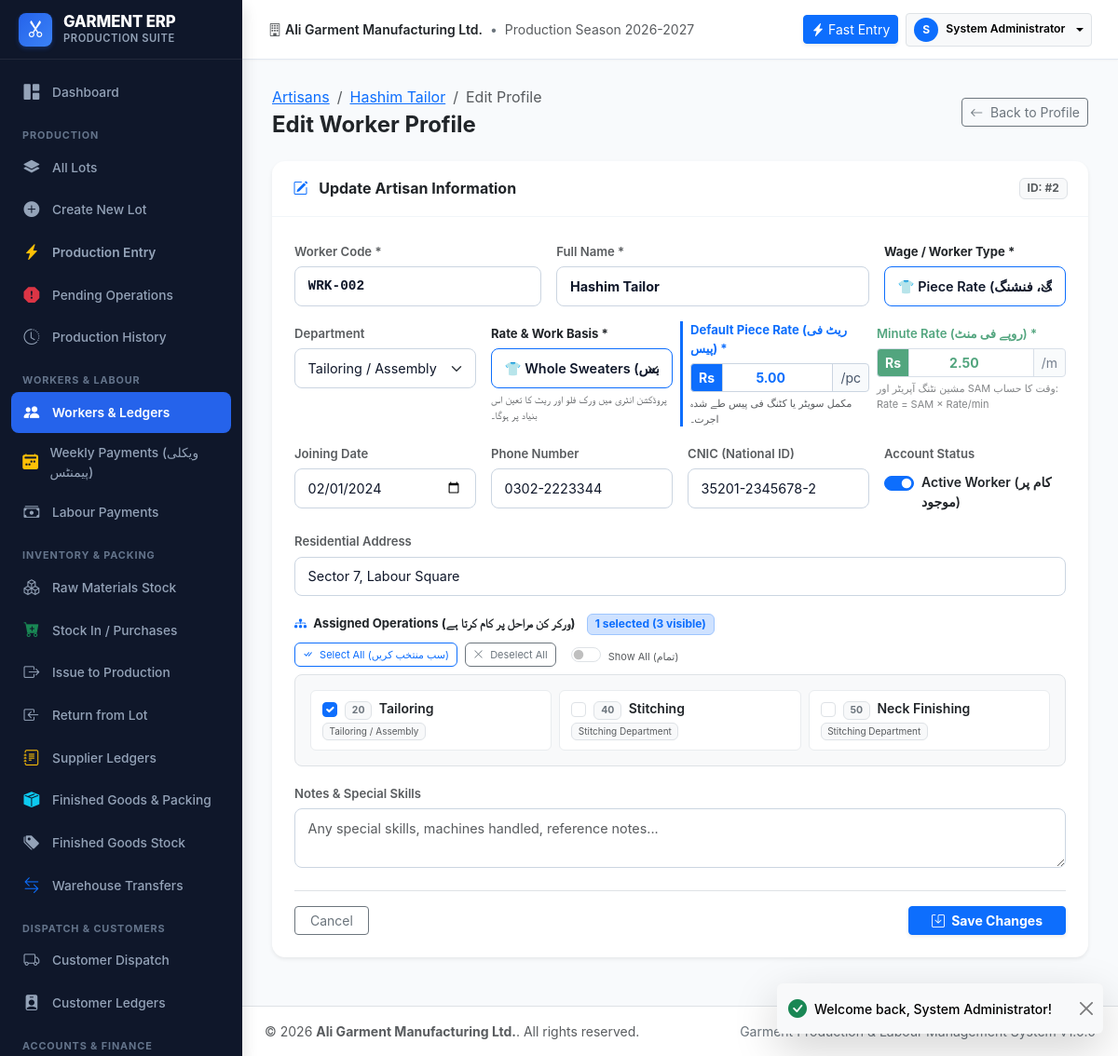
The app's page /modules/workers/edit.php?id=2 (signed in) with its own data.
### tables this page shows
CREATE TABLE `users` (
    `id` INT AUTO_INCREMENT PRIMARY KEY,
    `username` VARCHAR(50) NOT NULL UNIQUE,
    `password_hash` VARCHAR(255) NOT NULL,
    `full_name` VARCHAR(100) NOT NULL,
    `role_id` INT NOT NULL,
    `phone` VARCHAR(30) NULL,
    `email` VARCHAR(100) NULL,
    `is_active` TINYINT(1) NOT NULL DEFAULT 1,
    `created_at` DATETIME NOT NULL DEFAULT CURRENT_TIMESTAMP,
    `updated_at` DATETIME NOT NULL DEFAULT CURRENT_TIMESTAMP ON UPDATE CURRENT_TIMESTAMP,
    FOREIGN KEY (`role_id`) REFERENCES `roles`(`id`)
);

CREATE TABLE `workers` (
    `id` INT AUTO_INCREMENT PRIMARY KEY,
    `code` VARCHAR(40) NOT NULL UNIQUE,
    `name` VARCHAR(120) NOT NULL,
    `phone` VARCHAR(40) NULL,
    `address` TEXT NULL,
    `cnic` VARCHAR(30) NULL,
    `worker_type` VARCHAR(50) NOT NULL DEFAULT 'Piece Rate',
    `department_id` INT NULL,
    `default_rate` DECIMAL(12,2) NOT NULL DEFAULT 0.00,
    `rate_per_minute` DECIMAL(8,2) NOT NULL DEFAULT 2.50,
    `joining_date` DATE NULL,
    `opening_balance` DECIMAL(14,2) NOT NULL DEFAULT 0.00,
    `notes` TEXT NULL,
    `is_active` TINYINT(1) NOT NULL DEFAULT 1,
    `created_at` DATETIME NOT NULL DEFAULT CURRENT_TIMESTAMP,
    FOREIGN KEY (`department_id`) REFERENCES `departments`(`id`) ON DELETE SET NULL
);

CREATE TABLE `departments` (
    `id` INT AUTO_INCREMENT PRIMARY KEY,
    `code` VARCHAR(30) NOT NULL UNIQUE,
    `name` VARCHAR(100) NOT NULL,
    `description` TEXT NULL,
    `is_active` TINYINT(1) NOT NULL DEFAULT 1
);

CREATE TABLE `operations` (
    `id` INT AUTO_INCREMENT PRIMARY KEY,
    `parent_id` INT NULL DEFAULT NULL,
    `code` VARCHAR(40) NOT NULL UNIQUE,
    `name` VARCHAR(100) NOT NULL,
    `description` TEXT NULL,
    `department_id` INT NULL,
    `sequence` INT NOT NULL DEFAULT 10,
    `estimated_minutes` DECIMAL(8,2) NOT NULL DEFAULT 0.00,
    `is_mandatory` TINYINT(1) NOT NULL DEFAULT 1,
    `default_rate` DECIMAL(12,2) NOT NULL DEFAULT 0.00,
    `rate_unit` VARCHAR(30) NOT NULL DEFAULT 'Per piece',
    `quantity_tracking` TINYINT(1) NOT NULL DEFAULT 1,
    `is_active` TINYINT(1) NOT NULL DEFAULT 1,
    FOREIGN KEY (`parent_id`) REFERENCES `operations`(`id`) ON DELETE SET NULL,
    FOREIGN KEY (`department_id`) REFERENCES `departments`(`id`) ON DELETE SET NULL
);

### modules/workers/edit.php (the view, shortened to what the rows shown need)
<?php
require_once __DIR__ . '/../../config/config.php';
require_once __DIR__ . '/../../config/auth.php';
require_login();
$workerId = (int)($_GET['id'] ?? $_GET['worker_id'] ?? 0);
$db = get_db();
$stmt = $db->prepare("SELECT * FROM workers WHERE id = ?");
$stmt->execute([$workerId]);
$worker = $stmt->fetch();
$departments = $db->query("SELECT * FROM departments WHERE is_active = 1 ORDER BY name ASC")->fetchAll();
$operations = $db->query("SELECT o.*,
                                 COALESCE(o.department_id, p_op.department_id) AS effective_dept_id,
                                 d.name AS dept_name
                          FROM operations o
                          LEFT JOIN operations p_op ON o.parent_id = p_op.id
                          LEFT JOIN departments d ON COALESCE(o.department_id, p_op.department_id) = d.id
                          WHERE o.is_active = 1
                          ORDER BY o.sequence ASC, o.id ASC")->fetchAll();
$curOpsStmt = $db->prepare("SELECT operation_id FROM worker_operations WHERE worker_id = ?");
$curOpsStmt->execute([$workerId]);
$currentOpIds = $curOpsStmt->fetchAll(PDO::FETCH_COLUMN);
require_once __DIR__ . '/../../includes/header.php';
?>
<div class="app-main">
    <?php require_once __DIR__ . '/../../includes/topbar.php'; ?>
    <div class="app-content">
        <div class="d-flex flex-column flex-sm-row justify-content-between align-items-sm-center gap-3 mb-4">
            <div>
                <nav aria-label="breadcrumb">
                    <ol class="breadcrumb mb-1 small">
                        <li class="breadcrumb-item"><a href="<?= BASE_URL ?>modules/workers/view.php?id=<?= $worker['id'] ?>"><?= clean($worker['name']) ?></a></li>
                    </ol>
                </nav>
            </div>
        </div>
        <div class="card-modern shadow-sm border-0">
            <div class="card-modern-header d-flex justify-content-between align-items-center">
                <h6 class="fw-bold mb-0 text-dark">
                    <i class="bi bi-pencil-square text-primary me-2"></i> Update Artisan Information
                </h6>
                <span class="badge bg-light text-muted border">ID: #<?= $worker['id'] ?></span>
            </div>
            <div class="card-modern-body p-4">
                <form method="POST" action="">
                    <div class="row g-3 mb-3">
                        <div class="col-12 col-md-4">
                            <label class="form-label fw-semibold small text-muted">Worker Code *</label>
                            <input type="text" name="code" class="form-control form-control-sm font-monospace fw-bold" required value="<?= clean($_POST['code'] ?? $worker['code']) ?>">
                        </div>
                        <div class="col-12 col-md-5">
                            <label class="form-label fw-semibold small text-muted">Full Name *</label>
                            <input type="text" name="name" class="form-control form-control-sm fw-bold" required value="<?= clean($_POST['name'] ?? $worker['name']) ?>">
                        </div>
                        <div class="col-12 col-md-3">
                            <label class="form-label fw-bold text-dark small">Wage / Worker Type *</label>
                            <?php
                            $types = [
                                'Piece Rate' => '👕 Piece Rate (پر پیس ریٹ - کٹنگ، ٹیلرنگ، فنشنگ)',
                                'Minute Rate' => '⏱️ Minute Rate (منٹ ریٹ - مشین آپریٹر ٹائم ریٹ)',
                                'Daily Wage' => '📅 Daily Wage (یومیہ اجرت - فکسڈ فی دن)',
                                'Monthly Salary' => '💼 Monthly Salary (ماہانہ فکسڈ تنخواہ)',
                                'Contractor' => '🤝 Contractor (ٹھیکیدار / کنٹریکٹر)'
                            ];
                            $selType = $_POST['worker_type'] ?? $worker['worker_type'];
                            ?>
                            <select name="worker_type" id="wrk_type" class="form-select form-select-sm fw-semibold border-primary">
                                <?php foreach ($types as $val => $label): ?>
                                    <option value="<?= $val ?>" <?= $selType === $val ? 'selected' : '' ?>><?= $label ?></option>
                                <?php endforeach; ?>
                            </select>
                        </div>
                    </div>
                    <div class="row g-3 mb-3">
                        <div class="col-12 col-md-3">
                            <label class="form-label fw-semibold small text-muted">Department</label>
                            <select name="department_id" id="wrk_dept" class="form-select form-select-sm">
                                <?php
                                $selDept = $_POST['department_id'] ?? $worker['department_id'];
                                foreach ($departments as $d): ?>
                                    <option value="<?= $d['id'] ?>" data-name="<?= strtolower($d['name']) ?>" <?= (int)$selDept === (int)$d['id'] ? 'selected' : '' ?>><?= clean($d['name']) ?></option>
                                <?php endforeach; ?>
                            </select>
                        </div>
                        <div class="col-12 col-md-3" id="grp_piece_rate">
                            <div class="input-group input-group-sm">
                                <span class="input-group-text bg-primary text-white fw-bold">Rs</span>
                                <input type="number" name="default_rate" id="wrk_piece_rate" class="form-control form-control-sm fw-bold text-primary text-center" step="any" min="0" value="<?= clean($_POST['default_rate'] ?? $worker['default_rate']) ?>" placeholder="0.00">
                                <span class="input-group-text" id="unit_piece_rate">/pc</span>
                            </div>
                        </div>
                        <div class="col-12 col-md-3" id="grp_min_rate">
                            <div class="input-group input-group-sm">
                                <span class="input-group-text bg-success text-white fw-bold">Rs</span>
                                <input type="number" name="rate_per_minute" id="wrk_min_rate" class="form-control form-control-sm fw-bold text-success text-center" step="any" min="0.1" required value="<?= clean($_POST['rate_per_minute'] ?? $worker['rate_per_minute']) ?>">
                                <span class="input-group-text">/m</span>
                            </div>
                        </div>
                    </div>
                    <div class="row g-3 mb-3">
                        <div class="col-12 col-md-3">
                            <label class="form-label fw-semibold small text-muted">Joining Date</label>
                            <input type="date" name="joining_date" class="form-control form-control-sm" value="<?= clean($_POST['joining_date'] ?? $worker['joining_date']) ?>">
                        </div>
                        <div class="col-12 col-md-3">
                            <label class="form-label fw-semibold small text-muted">Phone Number</label>
                            <input type="text" name="phone" class="form-control form-control-sm" value="<?= clean($_POST['phone'] ?? $worker['phone']) ?>" placeholder="e.g. 0300-1234567">
                        </div>
                        <div class="col-12 col-md-3">
                            <label class="form-label fw-semibold small text-muted">CNIC (National ID)</label>
                            <input type="text" name="cnic" class="form-control form-control-sm" value="<?= clean($_POST['cnic'] ?? $worker['cnic']) ?>" placeholder="35201-xxxxxxx-x">
                        </div>
                        <div class="col-12 col-md-3">
                            <div class="form-check form-switch mt-1">
                                <input class="form-check-input" type="checkbox" name="is_active" id="is_active" value="1" <?= ($worker['is_active'] ? 'checked' : '') ?>>
                                <label class="form-check-label fw-semibold text-dark small" for="is_active">Active Worker (کام پر موجود)</label>
                            </div>
                        </div>
                    </div>
                    <div class="mb-3">
                        <label class="form-label fw-semibold small text-muted">Residential Address</label>
                        <input type="text" name="address" class="form-control form-control-sm" value="<?= clean($_POST['address'] ?? $worker['address']) ?>" placeholder="Worker residential address or colony">
                    </div>
                    <div class="mb-3">
                        <div class="border rounded-3 p-3 bg-light">
                            <div class="row g-2" id="operations_container">
                                <?php foreach ($operations as $op):
                                    $isAssigned = in_array($op['id'], $currentOpIds);
                                ?>
                                    <div class="col-12 col-sm-6 col-md-4 op-item-wrapper"
                                         data-op-id="<?= $op['id'] ?>"
                                         data-dept-id="<?= $op['effective_dept_id'] ?? '' ?>"
                                         data-dept-name="<?= strtolower($op['dept_name'] ?? '') ?>"
                                         data-op-name="<?= strtolower($op['name']) ?>"
                                         data-init-assigned="<?= $isAssigned ? '1' : '0' ?>">
                                        <div class="form-check p-2 rounded-2 border border-light-subtle bg-white h-100 op-check-card">
                                            <input class="form-check-input wrk-op-checkbox ms-1 me-2" type="checkbox" name="operations[]" value="<?= $op['id'] ?>" id="op_<?= $op['id'] ?>" <?= $isAssigned ? 'checked' : '' ?>>
                                            <label class="form-check-label small fw-semibold text-dark cursor-pointer d-block" for="op_<?= $op['id'] ?>">
                                                <span class="badge bg-light text-secondary border me-1"><?= clean($op['sequence']) ?></span>
                                                <?= clean($op['name']) ?>
                                                <?php if (!empty($op['dept_name'])): ?>
                                                    <span class="badge bg-light text-muted border ms-1 fw-normal d-inline-block" style="font-size: 10px;"><?= clean($op['dept_name']) ?></span>
                                                <?php endif; ?>
                                            </label>
                                        </div>
                                    </div>
                                <?php endforeach; ?>
                            </div>
                        </div>
                    </div>
                </form>
            </div>
        </div>
    </div>
<?php require_once __DIR__ . '/../../includes/footer.php'; ?>

### includes/topbar.php (shortened to what the rows shown need)
<?php
$currentUser = current_user();
?>
<header class="app-topbar">
    <div class="d-flex align-items-center gap-2">
        <div class="dropdown">
            <button class="btn btn-sm btn-light border dropdown-toggle d-flex align-items-center gap-2" type="button" data-bs-toggle="dropdown" aria-expanded="false">
                <div class="bg-primary text-white rounded-circle d-flex align-items-center justify-content-center" style="width: 26px; height: 26px; font-size: 0.75rem; font-weight: 700;">
                    <?= strtoupper(substr($currentUser['full_name'] ?? 'U', 0, 1)) ?>
                </div>
                <span class="d-none d-md-inline fw-semibold small"><?= clean($currentUser['full_name'] ?? 'User') ?></span>
            </button>
        </div>
    </div>
</header>

### records on screen
users: full_name "S", full_name "System Administrator"
workers: name "Hashim Tailor", id "2", code "WRK-002", worker_type "👕 Piece Rate (پر پیس ریٹ - کٹنگ، ٹیلرنگ، فنشنگ)", department_id "Tailoring / Assembly", default_rate "5.00", rate_per_minute "2.50", joining_date "02/01/2024", phone "0302-2223344", cnic "35201-2345678-2", is_active "☑", address "Sector 7, Labour Square"
operations: id "☑", sequence "20", name "Tailoring", department.name "Tailoring / Assembly"
operations: sequence "40", name "Stitching", department.name "Stitching Department"
operations: sequence "50", name "Neck Finishing", department.name "Stitching Department"

### other values on screen
get_setting('company_name', 'Garment ERP') "Ali Garment Manufacturing Ltd."
